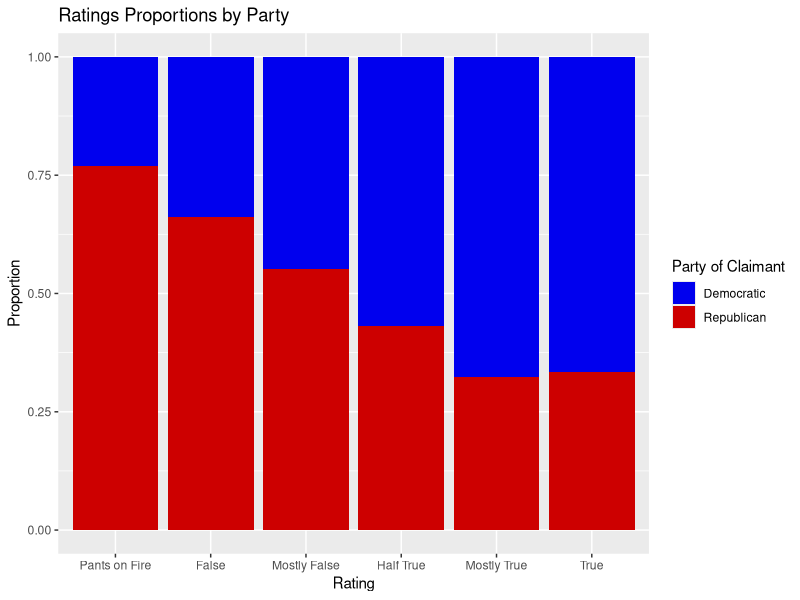
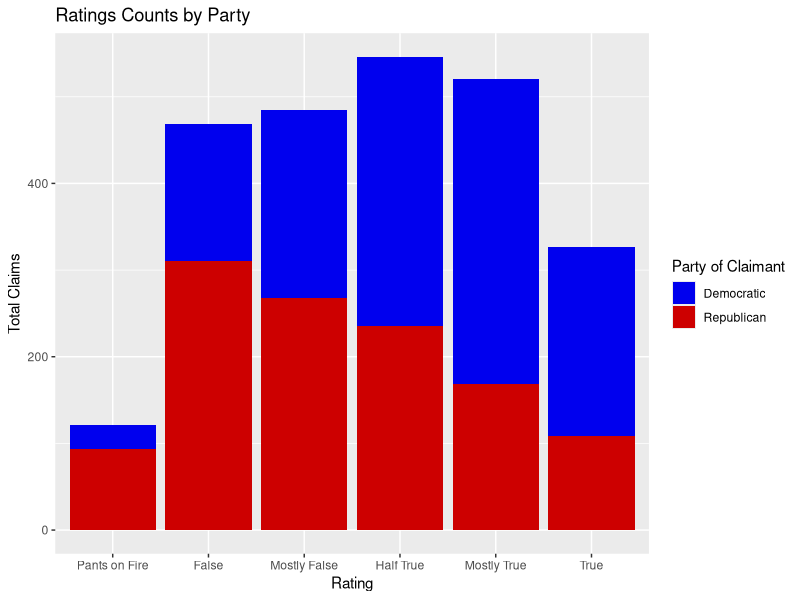
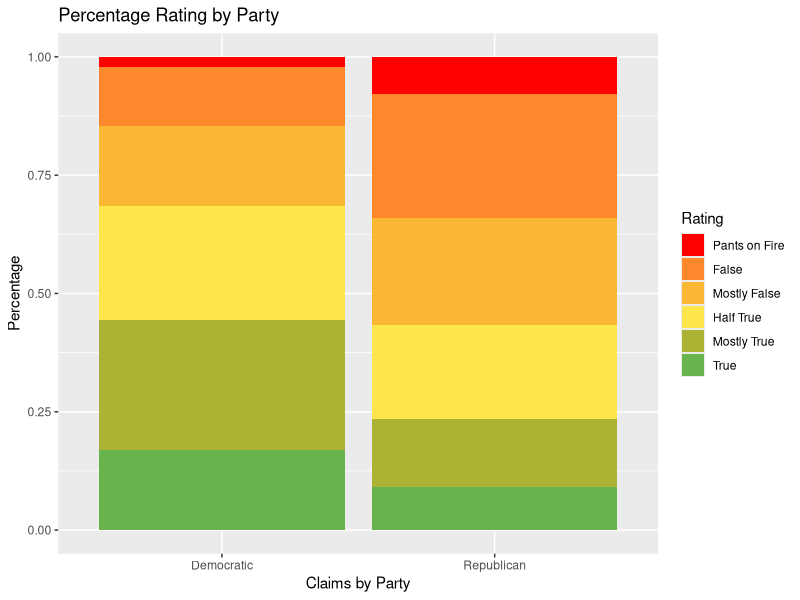

The R script that drew these images, in order:
## ---- chunk 1
library(tidyverse)
library(knitr)
## ---- chunk 2
pf_mega <- read_csv("pf_mega_location.csv")

truenesscolors = c("#FF0000", "#FF872C", "#FAB733", "#FDE64B", "#ACB334", "#69B34C")

pf_mega$textualRating <- factor(pf_mega$textualRating, 
                              levels = c("Pants on Fire", 
                                         "False", 
                                         "Mostly False", 
                                         "Half True", 
                                         "Mostly True", 
                                         "True"))
## ---- chunk 3
pf_mega$`Government Operations`[pf_mega$...1 == "3990"] <- "TRUE"
## ---- chunk 4
ggplot(pf_mega, aes(x = textualRating, fill = claimant_party)) +
 geom_bar(position = "fill") +
  scale_fill_manual( values = c("blue2", "red3")) +
  labs(title = "Ratings Proportions by Party",
       x = "Rating",
       y = "Proportion",
       fill = "Party of Claimant")

ggplot(pf_mega, aes(x = textualRating, fill = claimant_party)) +
 geom_bar() +
  scale_fill_manual(values = c("blue2", "red3")) +
  labs(title = "Ratings Counts by Party",
       x = "Rating",
       y = "Total Claims",
       fill = "Party of Claimant")
## ---- chunk 5
ggplot(pf_mega, aes(x = claimant_party, fill = textualRating)) +
         geom_bar(position = "fill") +
  labs(title = "Percentage Rating by Party",
       x = "Claims by Party",
       fill = "Rating", y = "Percentage") +
  scale_fill_manual(values = truenesscolors)
## ---- chunk 6
#pf_mega %>%
  #count(claimant_party, textualRating) %>%
  #pivot_wider(id_cols = c(claimant_party,
                         # textualRating),
              #names_from = textualRating,
             # values_from = n,
              #values_fill = 0)%>%
  #kable(caption = "Fact-checks per rating by Party")
## ---- chunk 7
binarytest <- pf_mega %>%
  mutate(Fear = case_when(Fear == TRUE ~ 1,
                          Fear == FALSE ~ 0)) %>%
  mutate(Legislation = case_when(Legislation == TRUE ~ 1,
                                 Legislation == FALSE ~ 0)) %>%
  mutate(`Self/Personal Record` = case_when(`Self/Personal Record` == TRUE ~ 1, 
                                            `Self/Personal Record` == FALSE ~ 0)) %>%
  mutate(`Opponent/Opponent's Record` = case_when(`Opponent/Opponent's Record` == TRUE ~ 1, 
                                                  `Opponent/Opponent's Record` == FALSE ~ 0)) %>%
  select(Fear, Legislation, `Self/Personal Record`, `Opponent/Opponent's Record`, claimant_party) %>%
  filter(!is.na(Fear)) 

macro_tibble <- binarytest %>%
  group_by(claimant_party) %>%
  summarize(Fear = sum(Fear), Legislation = sum(Legislation), "Self/Personal Record" = sum(`Self/Personal Record`), "Opponent/Opponent's Record" = sum(`Opponent/Opponent's Record`))

macro_tibble <- t(macro_tibble)
